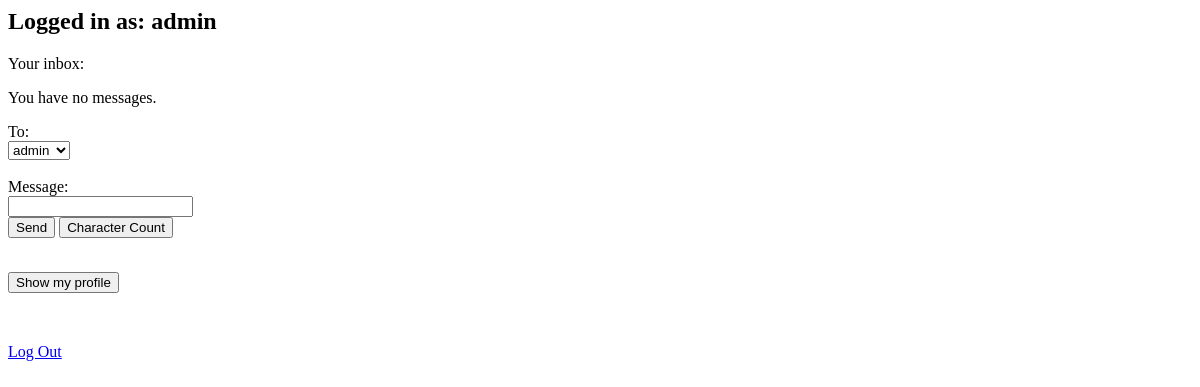
The app's page / (signed in), older data.
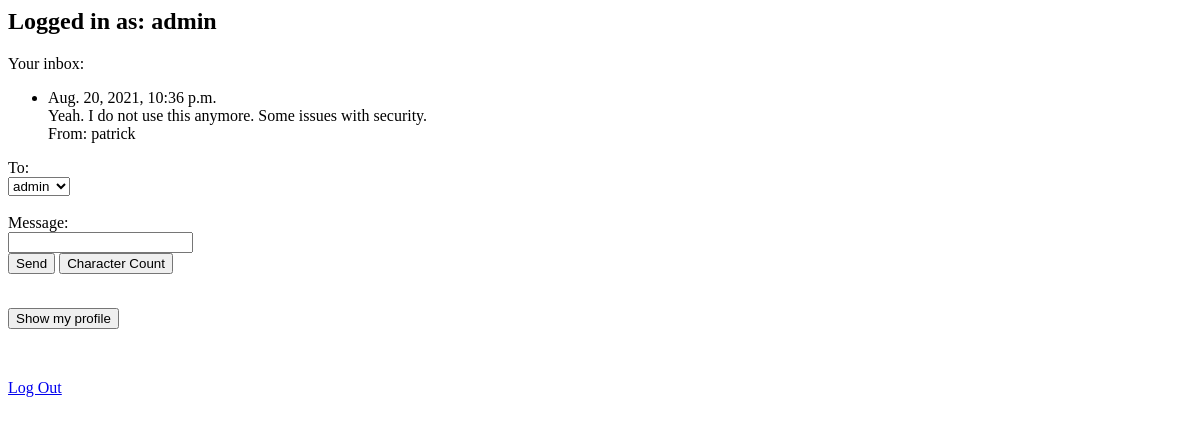
The same page, newer data.
### mymessages/models.py (models this page shows)
class Message(models.Model):
    message_text = models.CharField(max_length=200)
    sent_date = models.DateTimeField('date sent')
    sender = models.CharField(null=True, max_length=50)
    receiver = models.CharField(null=True, max_length=50)

### mymessages/views.py (the view)
# urls.py: path('', views.index, name='index'),
@login_required
def index(request):
    user = request.user
    my_messages = Message.objects.filter(receiver=user)
    all_users = get_user_model().objects.all()
    template = loader.get_template('index.html')
    context = {
        'my_messages': my_messages,
        'all_users': all_users,
        'user': user,
    }
    return HttpResponse(template.render(context, request))

### mymessages/templates/index.html (shortened to what this page needs)
<body>
  <h2>Logged in as: {{ user }}</h2>
  <p>Your inbox:</p>
  {% if my_messages %}
  <ul>
    {% for m in my_messages %}
      <li>{{m.sent_date }} <br/> {{ m.message_text }} <br/> From: {{ m.sender }}</a></li>
    {% endfor %}
  </ul>
  {% else %}
    <p>You have no messages.</p>
  {% endif %}
  <form action="send/", method="POST">
    <span>To:</span><br/>
    <select name="to">
      {% for user in all_users %}
        <option value="{{ user.username }}">{{ user.username}}</option>
      {% endfor %}
    </select>
    <br/>
    <br/>
      <span>Message:</span><br/>
      <input type="text" name="message"/>
      <br/>
      <input type="submit" name="action" value="Send"/>
      <input type="submit" name="action" value="Character Count">
  </form>
  <br/>
  <form action="profile/", method="GET">
    <input type="submit" value="Show my profile"/>
  </form>
    <br/>
    <p>
      <a href="/accounts/logout/">Log Out </a>
    </p>
</body>

Row changes from the older to the newer data that the page shows:
added Message: sent_date "Aug. 20, 2021, 10:36 p.m.", message_text "Yeah. I do not use this anymore. Some issues with security.", sender "patrick"
Text that changed along with them:
text no longer shown: "You have no messages."
